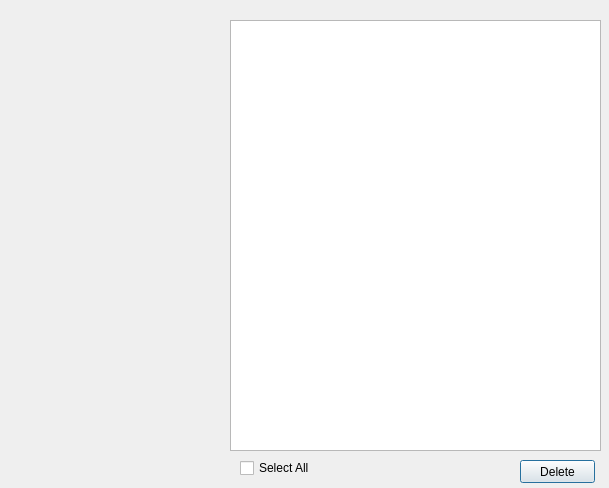
<?xml version="1.0" encoding="UTF-8"?>
<ui version="4.0">
 <class>DevManagerDialog</class>
 <widget class="QDialog" name="DevManagerDialog">
  <property name="geometry">
   <rect>
    <x>0</x>
    <y>0</y>
    <width>609</width>
    <height>488</height>
   </rect>
  </property>
  <property name="windowTitle">
   <string>Dialog</string>
  </property>
  <widget class="QListView" name="listView_files">
   <property name="geometry">
    <rect>
     <x>230</x>
     <y>20</y>
     <width>371</width>
     <height>431</height>
    </rect>
   </property>
  </widget>
  <widget class="QCheckBox" name="chkbtn_sel">
   <property name="geometry">
    <rect>
     <x>240</x>
     <y>460</y>
     <width>81</width>
     <height>16</height>
    </rect>
   </property>
   <property name="text">
    <string>Select All</string>
   </property>
  </widget>
  <widget class="QPushButton" name="btnDelete">
   <property name="geometry">
    <rect>
     <x>520</x>
     <y>460</y>
     <width>75</width>
     <height>23</height>
    </rect>
   </property>
   <property name="text">
    <string>Delete</string>
   </property>
  </widget>
 </widget>
 <resources/>
 <connections/>
</ui>
